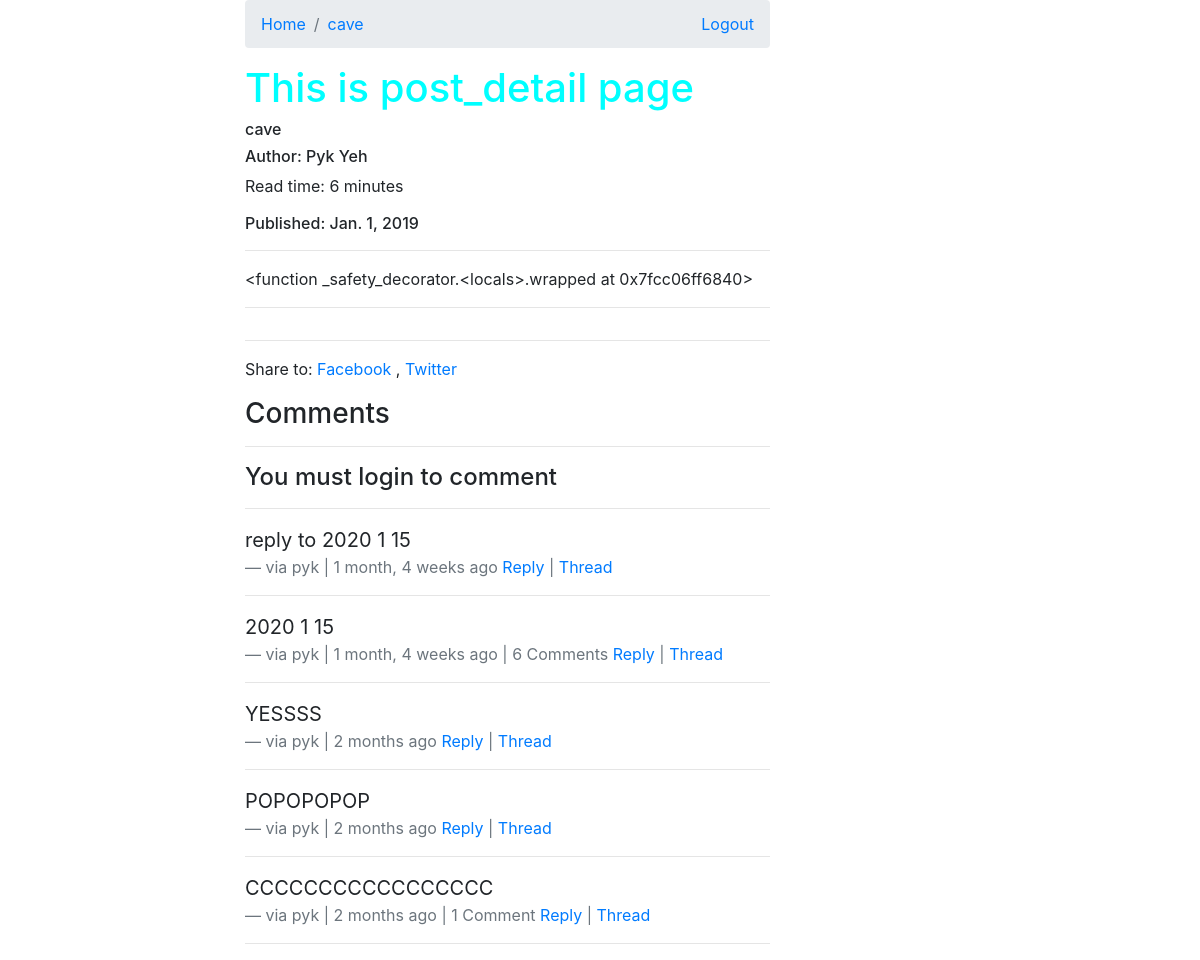
The app's page /posts/cave/ (signed in) with its own data.
### posts/models.py (models this page shows, shortened)
class Post(models.Model):
    title = models.CharField(max_length=120)
    user = models.ForeignKey(settings.AUTH_USER_MODEL, default=1, on_delete=SET_NULL, null=True)
    slug = models.SlugField(unique=True)
    read_time = models.IntegerField(default=0)
    image = models.ImageField(upload_to=upload_location,
        null=True,
        blank=True,
        height_field='height_field',
        width_field='width_field')
    height_field = models.IntegerField(default=0)
    width_field = models.IntegerField(default=0)
    content = models.TextField()
    draft = models.BooleanField(default=False)
    publish = models.DateField(auto_now=False, auto_now_add=False)
    updated = models.DateTimeField(auto_now=True, auto_now_add=False)
    timestamp = models.DateTimeField(auto_now=False, auto_now_add=True)
    objects = PostManager() # 'objects' is 'Post.objects'
    def get_absolute_url(self):
        return reverse('posts:detail', kwargs={'slug': self.slug})
    def get_markdown(self):
        return mark_safe(markdown(self.content))
    class Meta:
        ordering = ["-timestamp", "-updated"]
    @property
    def comments(self):
        instance = self
        qs = Comment.objects.filter_by_instance(instance)
        return qs
    @property
    def get_content_type(self):
        instance = self
        content_type = ContentType.objects.get_for_model(instance.__class__)
        return content_type

### comments/models.py (models this page shows, shortened)
class Comment(models.Model):
    user = models.ForeignKey(settings.AUTH_USER_MODEL, default=1, on_delete=SET_NULL, null=True)
    content_type = models.ForeignKey(ContentType, on_delete=models.CASCADE)
    object_id = models.PositiveIntegerField()
    content_object = GenericForeignKey('content_type', 'object_id')
    parent = models.ForeignKey('self', on_delete=models.CASCADE, blank=True, null=True)
    content = models.TextField()
    timestamp = models.DateTimeField(auto_now_add=True)
    objects = CommentManager()
    class Meta:
        ordering = ['-timestamp']
    def children(self): #replies
        return Comment.objects.filter(parent=self)
    def get_absolute_url(self):
        return reverse('comments:thread', kwargs={'id': self.id})

### posts/views.py (the view, shortened to what this page needs)
# urls.py: path('<slug>/', views.post_detail, name='detail'),
def post_detail(request, slug=None):
    instance = get_object_or_404(Post, slug=slug)
    if instance.draft or instance.publish > timezone.now().date():
        if not request.user.is_staff and not request.user.is_superuser:
            raise Http404
    share_string = quote_plus(instance.content)
    comments = instance.comments
    initial_data = {
        'content_type': instance.get_content_type,
        'object_id' : instance.id
    }
    form = CommentForm(request.POST or None, initial=initial_data)
    context = {
        'instance': instance,
        'share_string': share_string,
        'comments': comments,
        'comment_form': form
    }
    return render(request, 'posts/post_detail.html', context=context)

### comments/models.py (called while the page is built)
    def filter_by_instance(self, instance):
        content_type = ContentType.objects.get_for_model(instance.__class__)
        object_id = instance.id
        qs = super(CommentManager, self).filter(content_type=content_type, object_id=object_id).filter(parent=None)
        return qs

### posts/templatetags/urltify.py (called while the page is built)
@register.filter
def urltify(value):
    return quote_plus(value)

### posts/templates/posts/post_detail.html (shortened to what this page needs)
{% extends "posts/base.html" %}
{% load urltify %}
{% load crispy_forms_tags %}
{% block post_detail_link %}
<li class="breadcrumb-item"><a href="{{ instance.get_absolute_url }}">{{ instance.title }}</a></li>
{% endblock post_detail_link %}
{% block content %}
    <h1>This is post_detail page</h1>
    <h6>{{ instance.title }}</h6>
    {% if instance.user.get_full_name %}
        <h6>Author: {{ instance.user.get_full_name }}</h6>
    {% endif %}
    <p>Read time: {% if instance.read_time <= 1 %}<1 minute{% else %}{{ instance.read_time}} minutes{% endif %}</p>
    <h6>
        Published: {{ instance.publish }}
    </h6>
    <hr>
    <div class="post-detail-item">{{ instance.get_markdown }}</div>
    <hr>
    <hr>
    <div class="share-to-social-media">
        <p>Share to:
        <a href="https://www.facebook.com/sharer/sharer.php?u={{ request.build_absolute_uri }}">
            Facebook
        </a>,
        <a href="https://twitter.com/intent/tweet?text={{share_string}}%20{{ request.build_absolute_uri }}">
            Twitter
        </a>
        </p>
    </div>
    <div class="">
        <h3>Comments</h3><hr>
        {% if request.user.is_autheticated %}
        <form action="." method="POST">{% csrf_token %}
            {{ comment_form | crispy }}
            <input type="submit" class="btn btn-default" value="Leave a comment">
        </form>
        {% else %}
        <h4>You must login to comment</h4>
        <hr>
        {% endif %}
        {% for comment in comments %}
            <blockquote class="blockquote">
                <p class="mb-0">{{ comment.content }}</p>
                <footer class="blockquote-footer">via {{ comment.user }} | {{ comment.timestamp | timesince }} ago
                    {% if comment.children.count > 0 %}
                     | {{ comment.children.count }} Comment{% if comment.children.count > 1 %}s{% endif %}
                    {% endif %}
                    <a href="#" class="comment-reply-btn">Reply</a> |
                    <a href="{{ comment.get_absolute_url }}">Thread</a>
                </footer>
            </blockquote>
            <hr>
        {% endfor %}
    </div>
{% endblock content %}

### posts/static/posts/css/base.css (style rules this page uses)
h1 { color: aqua; }

### records on screen
Post: title "cave", user.get_full_name "Pyk Yeh", read_time "6", publish "Jan. 1, 2019", get_markdown "<function _safety_decorator.<locals>.wrapped at 0x7fcc06ff6840>"
Comment: content "reply to 2020 1 15", user "pyk", timestamp "1 month, 4 weeks"
Comment: content "2020 1 15", user "pyk", timestamp "1 month, 4 weeks", children.count "6"
Comment: content "YESSSS", user "pyk", timestamp "2 months"
Comment: content "POPOPOPOP", user "pyk", timestamp "2 months"
Comment: content "CCCCCCCCCCCCCCCCC", user "pyk", timestamp "2 months", children.count "1"
